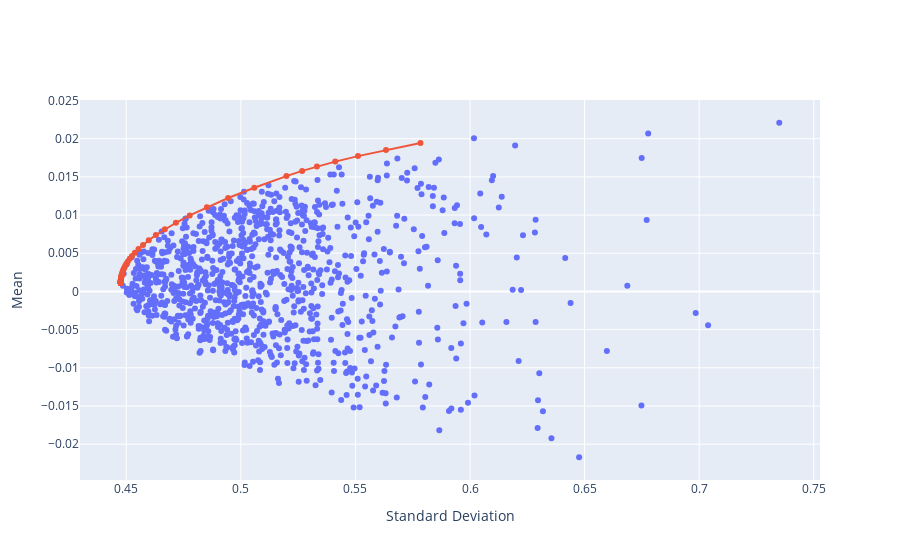

The notebook cell saved with this chart:
### Code cell
fig = go.Figure()
fig.update_layout(xaxis_title='Standard Deviation', 
                  yaxis_title='Mean',
                  showlegend=False)
fig.add_trace(go.Scatter(x=stds.flatten(), y=means.flatten(),mode='markers'))
fig.add_trace(go.Scatter(x=risks,y=returns,mode='markers+lines',name='Efficient Frontier'))
fig.show()
